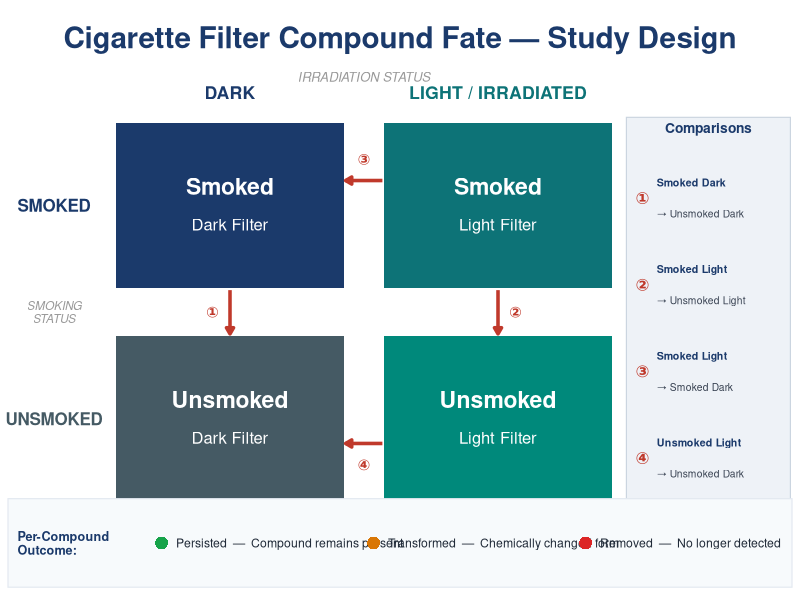

Recreate this plot in R. (Note: this script raises an error after producing the figure.)
library(officer)

out_path <- "C:/Users/Maggie Drelichman/Thesis/cig_filter_study_design.pptx"

prs <- read_pptx()

# ── Slide dimensions: 10 x 7.5 inches (standard) ─────────────────────────────
# officer default layout is 10 x 7.5 for widescreen

prs <- add_slide(prs, layout = "Blank", master = "Office Theme")

# ─── Colors ───────────────────────────────────────────────────────────────────
# We'll use ph_with for shapes. officer uses fp_* objects.

# Background – white slide is default

# Helper: RGB hex to officer color
col_navy    <- "#1B3A6B"
col_teal    <- "#0D7377"
col_slate   <- "#455A64"
col_seafoam <- "#00897B"
col_white   <- "#FFFFFF"
col_red     <- "#DC2626"
col_orange  <- "#D97706"
col_green   <- "#16A34A"
col_arrow   <- "#C0392B"
col_panel   <- "#EEF2F7"
col_legend  <- "#F7FAFC"
col_border  <- "#CBD5E0"

# ─── Layout constants (inches, origin top-left) ───────────────────────────────
LBL_X  <- 0.05
LBL_W  <- 1.25
BLX    <- 1.45    # box left x
BW     <- 2.85    # box width
CGAP   <- 0.5     # column gap
BRX    <- BLX + BW + CGAP   # 4.80
BTY    <- 1.15    # box top y
BH     <- 1.55    # box height
RGAP   <- 0.45    # row gap
BBY    <- BTY + BH + RGAP   # 3.15

# Slide dimensions
SW <- 10; SH <- 7.5

# ─── Add rectangle helper ─────────────────────────────────────────────────────
add_rect <- function(prs, x, y, w, h, fill, border = fill, border_w = 0) {
  ph_with(prs,
    value = block_list(
      fpar(ftext("", fp_text(font.size = 1)))
    ),
    location = ph_location(
      left = x, top = y, width = w, height = h,
      bg = fill,
      ln_color = border,
      ln_width = border_w
    )
  )
}

# officer's ph_location doesn't directly do shapes; we use add_shape via xml approach.
# Better: use officer's ph_with + external_img or gg_plot approach.
#
# Actually let me use officer's shape capabilities directly via add_shape.
# officer >= 0.4.0 has ph_location_type and we can add shapes via xml.
#
# The cleanest approach: use officer's slide_summary-based add approach.
# Let's use ph_with with location and block_list for text + separate shapes.
#
# Actually, the most straightforward way is to use the officer::ph_with
# with fpar/ftext for text boxes, and for colored rectangles we use
# officer's on_slide approach with xml_node for drawing ML shapes.
#
# Let me use a ggplot2-based approach instead: draw everything with ggplot2
# as a full-slide image, then embed it. This is simpler and gives full control.

# Close the pptx we started and use ggplot2
rm(prs)

library(ggplot2)
library(grid)
library(png)

# ─── Draw with ggplot2 ────────────────────────────────────────────────────────
# We'll create a plot (10 x 5.625 inch canvas = 16:9) and save as PNG,
# then embed into PPTX.

W <- 10; H <- 5.625

# Coordinate system: x in [0,10], y in [0, 5.625] with y increasing UPWARD
# (ggplot default). We'll flip mentally: top of slide = H, bottom = 0.

# Convert from "top-left inch coords" (ty = from top) to ggplot coords (y from bottom)
ty2y <- function(ty, h = 0) H - ty - h  # bottom y of a box at top-y=ty with height h

# Box positions in ggplot (xmin, xmax, ymin, ymax)
boxes <- list(
  list(label1="Smoked",   label2="Dark Filter",  fill=col_navy,
       xmin=BLX, xmax=BLX+BW, ymin=ty2y(BTY,BH), ymax=ty2y(BTY)),
  list(label1="Smoked",   label2="Light Filter", fill=col_teal,
       xmin=BRX, xmax=BRX+BW, ymin=ty2y(BTY,BH), ymax=ty2y(BTY)),
  list(label1="Unsmoked", label2="Dark Filter",  fill=col_slate,
       xmin=BLX, xmax=BLX+BW, ymin=ty2y(BBY,BH), ymax=ty2y(BBY)),
  list(label1="Unsmoked", label2="Light Filter", fill=col_seafoam,
       xmin=BRX, xmax=BRX+BW, ymin=ty2y(BBY,BH), ymax=ty2y(BBY))
)

p <- ggplot() +
  theme_void() +
  coord_cartesian(xlim = c(0, W), ylim = c(0, H), expand = FALSE) +
  theme(plot.background = element_rect(fill = "white", color = NA))

# ── White background
p <- p + annotate("rect", xmin=0, xmax=W, ymin=0, ymax=H,
                  fill="white", color=NA)

# ── Title
p <- p + annotate("text",
  x = W/2, y = H - 0.35,
  label = "Cigarette Filter Compound Fate — Study Design",
  color = col_navy, size = 7.5, fontface = "bold", family = "sans", hjust = 0.5)

# ── Axis super-labels
mid_cols_x <- (BLX + BRX + BW) / 2
p <- p + annotate("text",
  x = mid_cols_x, y = H - 0.72,
  label = "IRRADIATION STATUS",
  color = "#999999", size = 3.3, fontface = "italic", hjust = 0.5)

# Column headers
p <- p + annotate("text",
  x = BLX + BW/2, y = H - 0.87,
  label = "DARK", color = col_navy, size = 4.5, fontface = "bold", hjust = 0.5)
p <- p + annotate("text",
  x = BRX + BW/2, y = H - 0.87,
  label = "LIGHT / IRRADIATED", color = col_teal, size = 4.5, fontface = "bold", hjust = 0.5)

# Row labels
mid_rows_y <- (ty2y(BTY) + ty2y(BBY, BH)) / 2 + BH/2
# Actually compute center of entire grid vertically
grid_top    <- ty2y(BTY)       # ggplot y of top of top boxes
grid_bottom <- ty2y(BBY, BH)   # ggplot y of bottom of bottom boxes
mid_grid_y  <- (grid_top + grid_bottom) / 2

p <- p + annotate("text",
  x = LBL_X + LBL_W/2, y = mid_grid_y,
  label = "SMOKING\nSTATUS",
  color = "#999999", size = 3.0, fontface = "italic", hjust = 0.5, lineheight = 0.9)

p <- p + annotate("text",
  x = LBL_X + LBL_W/2,
  y = (ty2y(BTY) + ty2y(BTY, BH)) / 2,
  label = "SMOKED", color = col_navy, size = 4.3, fontface = "bold", hjust = 0.5)

p <- p + annotate("text",
  x = LBL_X + LBL_W/2,
  y = (ty2y(BBY) + ty2y(BBY, BH)) / 2,
  label = "UNSMOKED", color = col_slate, size = 4.3, fontface = "bold", hjust = 0.5)

# ── Grid boxes
for (b in boxes) {
  p <- p + annotate("rect",
    xmin = b$xmin, xmax = b$xmax, ymin = b$ymin, ymax = b$ymax,
    fill = b$fill, color = NA)
  # Shadow effect: thin dark rect slightly offset (fake shadow)
  # Box label
  cy <- (b$ymin + b$ymax) / 2
  cx <- (b$xmin + b$xmax) / 2
  p <- p + annotate("text", x = cx, y = cy + 0.18,
    label = b$label1, color = "white", size = 5.8, fontface = "bold", hjust = 0.5)
  p <- p + annotate("text", x = cx, y = cy - 0.18,
    label = b$label2, color = "white", size = 4.2, hjust = 0.5)
}

# ── Comparison arrows
# Arrow gap centers in ggplot y coords
row_gap_center_y <- (ty2y(BTY, BH) + ty2y(BBY)) / 2  # center of vertical gap
# Actually: ty2y(BTY,BH) = bottom of top boxes, ty2y(BBY) = top of bottom boxes
top_box_bottom <- ty2y(BTY, BH)
bot_box_top    <- ty2y(BBY)
col_gap_right  <- BLX + BW   # right edge of left column
col_gap_left   <- BRX        # left edge of right column

# Arrow helper using geom_segment with arrow
arr_end <- arrow(length = unit(0.2, "cm"), type = "closed")
arr_begin <- arrow(length = unit(0.2, "cm"), type = "closed", ends = "first")

# ① Smoked Dark → Unsmoked Dark (vertical down, left col center)
c1x <- BLX + BW/2
p <- p + annotate("segment",
  x = c1x, xend = c1x,
  y = top_box_bottom - 0.02, yend = bot_box_top + 0.02,
  color = col_arrow, linewidth = 1.2,
  arrow = arrow(length = unit(0.18, "cm"), type = "closed", ends = "last"))
p <- p + annotate("text",
  x = c1x - 0.22, y = row_gap_center_y,
  label = "①", color = col_arrow, size = 3.8, fontface = "bold")

# ② Smoked Light → Unsmoked Light (vertical down, right col center)
c2x <- BRX + BW/2
p <- p + annotate("segment",
  x = c2x, xend = c2x,
  y = top_box_bottom - 0.02, yend = bot_box_top + 0.02,
  color = col_arrow, linewidth = 1.2,
  arrow = arrow(length = unit(0.18, "cm"), type = "closed", ends = "last"))
p <- p + annotate("text",
  x = c2x + 0.22, y = row_gap_center_y,
  label = "②", color = col_arrow, size = 3.8, fontface = "bold")

# ③ Smoked Light → Smoked Dark (horizontal left, top row)
c3y_top   <- ty2y(BTY)     # top of top boxes (ggplot)
c3y_bot   <- ty2y(BTY,BH)  # bottom of top boxes
c3y <- c3y_bot + (c3y_top - c3y_bot) * 0.65   # 65% up in top boxes
p <- p + annotate("segment",
  x = col_gap_right + 0.02, xend = col_gap_left - 0.02,
  y = c3y, yend = c3y,
  color = col_arrow, linewidth = 1.2,
  arrow = arrow(length = unit(0.18, "cm"), type = "closed", ends = "first"))
p <- p + annotate("text",
  x = (col_gap_right + col_gap_left)/2, y = c3y + 0.2,
  label = "③", color = col_arrow, size = 3.8, fontface = "bold")

# ④ Unsmoked Light → Unsmoked Dark (horizontal left, bottom row)
c4y_top   <- ty2y(BBY)
c4y_bot   <- ty2y(BBY,BH)
c4y <- c4y_bot + (c4y_top - c4y_bot) * 0.35   # 35% up in bottom boxes
p <- p + annotate("segment",
  x = col_gap_right + 0.02, xend = col_gap_left - 0.02,
  y = c4y, yend = c4y,
  color = col_arrow, linewidth = 1.2,
  arrow = arrow(length = unit(0.18, "cm"), type = "closed", ends = "first"))
p <- p + annotate("text",
  x = (col_gap_right + col_gap_left)/2, y = c4y - 0.2,
  label = "④", color = col_arrow, size = 3.8, fontface = "bold")

# ── Side panel: Comparison key
PX <- BRX + BW + 0.18
PW <- W - PX - 0.12
PY_top <- ty2y(BTY)       # top of panel (ggplot)
PY_bot <- ty2y(BBY, BH)   # bottom of panel

p <- p + annotate("rect",
  xmin = PX, xmax = PX + PW,
  ymin = PY_bot, ymax = PY_top + 0.05,
  fill = col_panel, color = col_border, linewidth = 0.4)

p <- p + annotate("text",
  x = PX + PW/2, y = PY_top - 0.05,
  label = "Comparisons", color = col_navy, size = 3.5, fontface = "bold", hjust = 0.5)

comp_data <- list(
  list(n="①", a="Smoked Dark",    b="Unsmoked Dark"),
  list(n="②", a="Smoked Light",   b="Unsmoked Light"),
  list(n="③", a="Smoked Light",   b="Smoked Dark"),
  list(n="④", a="Unsmoked Light", b="Unsmoked Dark")
)

panel_h <- PY_top - PY_bot - 0.3
item_h  <- panel_h / 4

for (i in seq_along(comp_data)) {
  item_y <- PY_top - 0.3 - (i - 0.5) * item_h
  cd <- comp_data[[i]]
  p <- p + annotate("text",
    x = PX + 0.2, y = item_y,
    label = cd$n, color = col_arrow, size = 4.2, fontface = "bold", hjust = 0.5)
  p <- p + annotate("text",
    x = PX + 0.38, y = item_y + item_h * 0.18,
    label = cd$a, color = "#1B3A6B", size = 2.7, fontface = "bold", hjust = 0)
  p <- p + annotate("text",
    x = PX + 0.38, y = item_y - item_h * 0.18,
    label = paste0("→ ", cd$b), color = "#374151", size = 2.6, hjust = 0)
}

# ── Legend bar at bottom
LY_top <- 0.95
LY_bot <- 0.12
p <- p + annotate("rect",
  xmin = 0.1, xmax = W - 0.1,
  ymin = LY_bot, ymax = LY_top,
  fill = col_legend, color = "#E2E8F0", linewidth = 0.4)

p <- p + annotate("text",
  x = 0.22, y = (LY_top + LY_bot)/2,
  label = "Per-Compound\nOutcome:", color = col_navy,
  size = 3.2, fontface = "bold", hjust = 0, lineheight = 0.9)

legend_items <- list(
  list(label="Persisted",   color=col_green,  desc="Compound remains present"),
  list(label="Transformed", color=col_orange, desc="Chemically changed form"),
  list(label="Removed",     color=col_red,    desc="No longer detected")
)
for (i in seq_along(legend_items)) {
  li <- legend_items[[i]]
  lx <- 1.9 + (i - 1) * 2.65
  ly <- (LY_top + LY_bot) / 2
  # Colored dot
  p <- p + annotate("point",
    x = lx + 0.12, y = ly,
    color = li$color, size = 4, shape = 16)
  # Label text
  p <- p + annotate("text",
    x = lx + 0.3, y = ly,
    label = paste0(li$label, "  —  ", li$desc),
    color = "#1F2937", size = 3.1, hjust = 0, fontface = "plain")
}

# ── Save as PNG then embed in PPTX ─────────────────────────────────────────────
tmp_png <- tempfile(fileext = ".png")
ggsave(tmp_png, plot = p, width = W, height = H, dpi = 200, bg = "white")

# Create PPTX with the plot image filling the slide
prs2 <- read_pptx()
prs2 <- add_slide(prs2, layout = "Blank", master = "Office Theme")
prs2 <- ph_with(prs2,
  value = external_img(tmp_png, width = W, height = H),
  location = ph_location(left = 0, top = 0, width = W, height = H))

print(prs2, target = out_path)
cat("Saved:", out_path, "\n")
